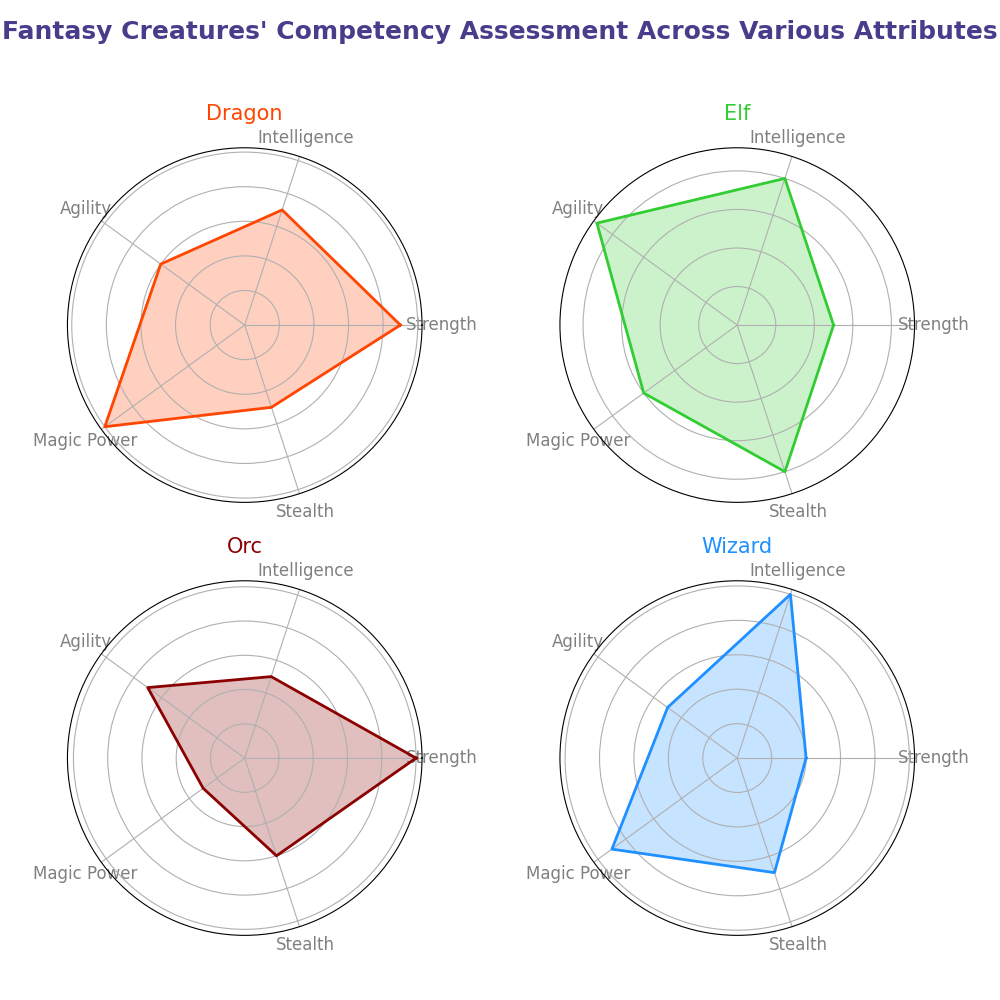

Generate this figure with Python:
import matplotlib.pyplot as plt
import numpy as np

# Define the fantasy creatures and attributes
creatures = ['Dragon', 'Elf', 'Orc', 'Wizard']
attributes = ['Strength', 'Intelligence', 'Agility', 'Magic Power', 'Stealth']

# Data for each creature as competency levels (scale of 1-10)
data = {
    'Dragon': [9, 7, 6, 10, 5],
    'Elf': [5, 8, 9, 6, 8],
    'Orc': [10, 5, 7, 3, 6],
    'Wizard': [4, 10, 5, 9, 7]
}

# Number of variables
num_vars = len(attributes)

# Compute angle for each axis
angles = np.linspace(0, 2 * np.pi, num_vars, endpoint=False).tolist()
angles += angles[:1]  # Complete the loop

# Function to create radar charts
def radar_chart(ax, values, creature_name, color):
    values += values[:1]  # Complete the loop
    ax.fill(angles, values, color=color, alpha=0.25)
    ax.plot(angles, values, color=color, linewidth=2)
    
    ax.set_xticks(angles[:-1])
    ax.set_xticklabels(attributes, color='grey', fontsize=12)
    ax.set_yticklabels([])

    ax.set_title(creature_name, size=15, color=color, pad=20)

# Colors for each creature
colors = ['#FF4500', '#32CD32', '#8B0000', '#1E90FF']

# Create the radar chart
fig, axs = plt.subplots(nrows=2, ncols=2, figsize=(10, 10), subplot_kw=dict(polar=True))
fig.subplots_adjust(hspace=0.4, wspace=0.4)

# Plot each creature
for ax, (creature, color) in zip(axs.flat, zip(creatures, colors)):
    radar_chart(ax, data[creature], creature, color)

# Add a super title
plt.suptitle("Fantasy Creatures' Competency Assessment Across Various Attributes", 
             fontsize=18, fontweight='bold', color='darkslateblue')

# Automatically adjust layout
plt.tight_layout(rect=[0, 0.03, 1, 0.95])

# Display the radar charts
plt.show()
